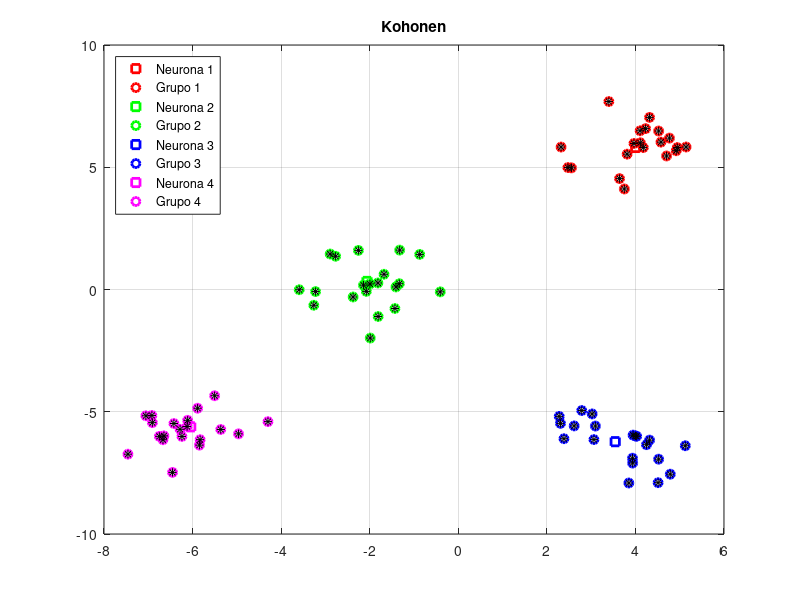

Source code (MATLAB):
close all;
clear; clc;

%% Cargar datos
% Archivo
load data.mat
x = data;

% Mis datos
% x1 = [rand(1, 20) - 2.25; rand(1, 20) - 2.25];
% x2 = [rand(1, 20) - 0.75; rand(1, 20) - 0.75];
% x3 = [rand(1, 20) + 0.75; rand(1, 20) + 0.75];
% x4 = [rand(1, 20) + 2.25; rand(1, 20) + 2.25];
% x = [x1 x2 x3 x4];

%% Inicializacion
M = 4; % Numero de neuronas
[P, K] = size(x); % Tamano de entradas
a = 0.25; % Radio de vecindad

eta = 0.1; % Factor de aprendizaje

w = randn(P, M); % Matriz de pesos
d = zeros(M, 1); % Vector para guardar valores de h
ys = zeros(M, K); % Matriz para guardar salidas de la red

epocas = 100; % Numero de epocas o iteraciones

for g = 1 : epocas
    for i = 1 : K
        % Calcular distancia entre nodos de entrada a la neuronas
        for j = 1 : M
            d(j) = 0;
            for k = 1 : P
                d(j) = d(j) + (x(k, i) - w(k, j))^2;
            end
        end
        
        % Salida de la red
        [mx, r] = min(d);
        y = zeros(M, 1);
        y(r) = 1;
        
        % Si es la ultima iteracion, guardar las salidas
        if g == epocas
            ys(:, i) = y;
        end
        
        % Actualizacion de pesos
        w(:, r) = w(:, r) + eta*(x(:, i) - w(:, r));
    end
end

%% Graficas de clasificaciones
% Grupo 1
plot(w(1, 1), w(2, 1), 'rs', 'MarkerSize', 6, 'LineWidth', 2)
hold on
grid on
plot(x(1, ys(1, :) == 1), x(2, ys(1, :) == 1), 'ro', 'MarkerSize', 6, 'LineWidth', 2)

% Grupo 2
plot(w(1, 2), w(2, 2), 'gs', 'MarkerSize', 6, 'LineWidth', 2)
plot(x(1, ys(2, :) == 1), x(2, ys(2, :) == 1), 'go', 'MarkerSize', 6, 'LineWidth', 2)

% Grupo 3
plot(w(1, 3), w(2, 3), 'bs', 'MarkerSize', 6, 'LineWidth', 2)
plot(x(1, ys(3, :) == 1), x(2, ys(3, :) == 1), 'bo', 'MarkerSize', 6, 'LineWidth', 2)

% Grupo 4
plot(w(1, 4), w(2, 4), 'ms', 'MarkerSize', 6, 'LineWidth', 2)
plot(x(1, ys(4, :) == 1), x(2, ys(4, :) == 1), 'mo', 'MarkerSize', 6, 'LineWidth', 2)

% Graficar todos los puntos
plot(x(1, :), x(2, :), 'k*', 'MarkerSize', 6)
legend('Neurona 1', 'Grupo 1', 'Neurona 2', 'Grupo 2', 'Neurona 3', 'Grupo 3', 'Neurona 4', 'Grupo 4')
legend('Location', 'northwest')
title('Kohonen')